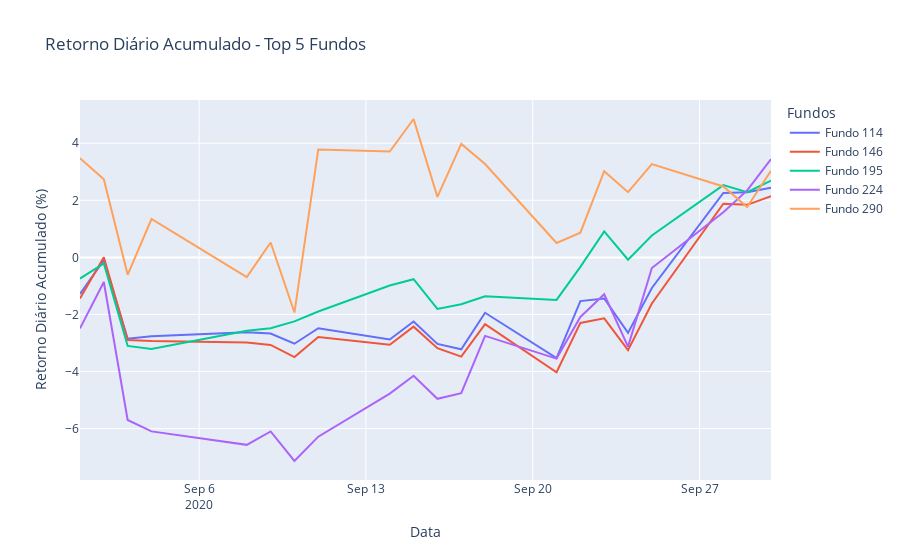

Notebook source saved alongside this figure:
### Code cell
# Plot
fig = px.line(df_retornos_diarios_acum, 
              x = 'date', 
              y = 'daily_return_cum', 
              color = 'fund_name', 
              title = 'Retorno Diário Acumulado - Top 5 Fundos')

# Configurações do plot
fig.update_layout({'xaxis': {'title': {'text': 'Data'}}, 
                   'yaxis': {'title': {'text': 'Retorno Diário Acumulado (%)'}},
                   'legend': {'title': {'text': 'Fundos'}}})

# Salva o gráfico interativo
py.plot(fig, filename = 'Retornos Diários Acumulados - Top 5 Fundos', auto_open = False)

# Mostra o plot
fig.show()

### Figure 1 — Plotly figure (JSON) as saved in the notebook; plotly's stock layout.template omitted (floating-point values rounded to 4 significant figures)
{"data": [{"hovertemplate": "fund_name=Fundo 114<br>date=%{x}<br>daily_return_cum=%{y}<extra></extra>", "legendgroup": "Fundo 114", "line": {"color": "#636efa", "dash": "solid"}, "mode": "lines", "name": "Fundo 114", "orientation": "v", "showlegend": true, "type": "scatter", "x": ["2020-09-01T00:00:00", "2020-09-02T00:00:00", "2020-09-03T00:00:00", "2020-09-04T00:00:00", "2020-09-08T00:00:00", "2020-09-09T00:00:00", "2020-09-10T00:00:00", "2020-09-11T00:00:00", "2020-09-14T00:00:00", "2020-09-15T00:00:00", "2020-09-16T00:00:00", "2020-09-17T00:00:00", "2020-09-18T00:00:00", "2020-09-21T00:00:00", "2020-09-22T00:00:00", "2020-09-23T00:00:00", "2020-09-24T00:00:00", "2020-09-25T00:00:00", "2020-09-28T00:00:00", "2020-09-29T00:00:00", "2020-09-30T00:00:00"], "xaxis": "x", "y": [-1.284, -0.09479, -2.851, -2.76, -2.626, -2.67, -3.025, -2.481, -2.878, -2.247, -3.031, -3.22, -1.939, -3.529, -1.532, -1.438, -2.646, -1.07, 2.259, 2.28, 2.444], "yaxis": "y"}, {"hovertemplate": "fund_name=Fundo 146<br>date=%{x}<br>daily_return_cum=%{y}<extra></extra>", "legendgroup": "Fundo 146", "line": {"color": "#EF553B", "dash": "solid"}, "mode": "lines", "name": "Fundo 146", "orientation": "v", "showlegend": true, "type": "scatter", "x": ["2020-09-01T00:00:00", "2020-09-02T00:00:00", "2020-09-03T00:00:00", "2020-09-04T00:00:00", "2020-09-08T00:00:00", "2020-09-09T00:00:00", "2020-09-10T00:00:00", "2020-09-11T00:00:00", "2020-09-14T00:00:00", "2020-09-15T00:00:00", "2020-09-16T00:00:00", "2020-09-17T00:00:00", "2020-09-18T00:00:00", "2020-09-21T00:00:00", "2020-09-22T00:00:00", "2020-09-23T00:00:00", "2020-09-24T00:00:00", "2020-09-25T00:00:00", "2020-09-28T00:00:00", "2020-09-29T00:00:00", "2020-09-30T00:00:00"], "xaxis": "x", "y": [-1.437, 0.006829, -2.896, -2.933, -2.984, -3.066, -3.492, -2.788, -3.061, -2.426, -3.181, -3.476, -2.336, -4.024, -2.295, -2.136, -3.249, -1.615, 1.88, 1.841, 2.145], "yaxis": "y"}, {"hovertemplate": "fund_name=Fundo 195<br>date=%{x}<br>daily_return_cum=%{y}<extra></extra>", "legendgroup": "Fundo 195", "line": {"color": "#00cc96", "dash": "solid"}, "mode": "lines", "name": "Fundo 195", "orientation": "v", "showlegend": true, "type": "scatter", "x": ["2020-09-01T00:00:00", "2020-09-02T00:00:00", "2020-09-03T00:00:00", "2020-09-04T00:00:00", "2020-09-08T00:00:00", "2020-09-09T00:00:00", "2020-09-10T00:00:00", "2020-09-11T00:00:00", "2020-09-14T00:00:00", "2020-09-15T00:00:00", "2020-09-16T00:00:00", "2020-09-17T00:00:00", "2020-09-18T00:00:00", "2020-09-21T00:00:00", "2020-09-22T00:00:00", "2020-09-23T00:00:00", "2020-09-24T00:00:00", "2020-09-25T00:00:00", "2020-09-28T00:00:00", "2020-09-29T00:00:00", "2020-09-30T00:00:00"], "xaxis": "x", "y": [-0.7407, -0.2139, -3.103, -3.21, -2.572, -2.484, -2.241, -1.895, -0.985, -0.7634, -1.806, -1.639, -1.36, -1.491, -0.3339, 0.9108, -0.08225, 0.7664, 2.532, 2.286, 2.689], "yaxis": "y"}, {"hovertemplate": "fund_name=Fundo 224<br>date=%{x}<br>daily_return_cum=%{y}<extra></extra>", "legendgroup": "Fundo 224", "line": {"color": "#ab63fa", "dash": "solid"}, "mode": "lines", "name": "Fundo 224", "orientation": "v", "showlegend": true, "type": "scatter", "x": ["2020-09-01T00:00:00", "2020-09-02T00:00:00", "2020-09-03T00:00:00", "2020-09-04T00:00:00", "2020-09-08T00:00:00", "2020-09-09T00:00:00", "2020-09-10T00:00:00", "2020-09-11T00:00:00", "2020-09-14T00:00:00", "2020-09-15T00:00:00", "2020-09-16T00:00:00", "2020-09-17T00:00:00", "2020-09-18T00:00:00", "2020-09-21T00:00:00", "2020-09-22T00:00:00", "2020-09-23T00:00:00", "2020-09-24T00:00:00", "2020-09-25T00:00:00", "2020-09-28T00:00:00", "2020-09-29T00:00:00", "2020-09-30T00:00:00"], "xaxis": "x", "y": [-2.488, -0.8618, -5.698, -6.096, -6.567, -6.098, -7.134, -6.281, -4.772, -4.148, -4.955, -4.757, -2.749, -3.545, -2.085, -1.29, -3.126, -0.3734, 1.58, 2.347, 3.44], "yaxis": "y"}, {"hovertemplate": "fund_name=Fundo 290<br>date=%{x}<br>daily_return_cum=%{y}<extra></extra>", "legendgroup": "Fundo 290", "line": {"color": "#FFA15A", "dash": "solid"}, "mode": "lines", "name": "Fundo 290", "orientation": "v", "showlegend": true, "type": "scatter", "x": ["2020-09-01T00:00:00", "2020-09-02T00:00:00", "2020-09-03T00:00:00", "2020-09-04T00:00:00", "2020-09-08T00:00:00", "2020-09-09T00:00:00", "2020-09-10T00:00:00", "2020-09-11T00:00:00", "2020-09-14T00:00:00", "2020-09-15T00:00:00", "2020-09-16T00:00:00", "2020-09-17T00:00:00", "2020-09-18T00:00:00", "2020-09-21T00:00:00", "2020-09-22T00:00:00", "2020-09-23T00:00:00", "2020-09-24T00:00:00", "2020-09-25T00:00:00", "2020-09-28T00:00:00", "2020-09-29T00:00:00", "2020-09-30T00:00:00"], "xaxis": "x", "y": [3.474, 2.738, -0.6104, 1.345, -0.6928, 0.5235, -1.932, 3.781, 3.709, 4.849, 2.121, 3.976, 3.273, 0.5052, 0.8646, 3.022, 2.286, 3.272, 2.485, 1.766, 3.036], "yaxis": "y"}], "layout": {"legend": {"title": {"text": "Fundos"}, "tracegroupgap": 0}, "title": {"text": "Retorno Diário Acumulado - Top 5 Fundos"}, "xaxis": {"anchor": "y", "domain": [0, 1], "title": {"text": "Data"}}, "yaxis": {"anchor": "x", "domain": [0, 1], "title": {"text": "Retorno Diário Acumulado (%)"}}}}
